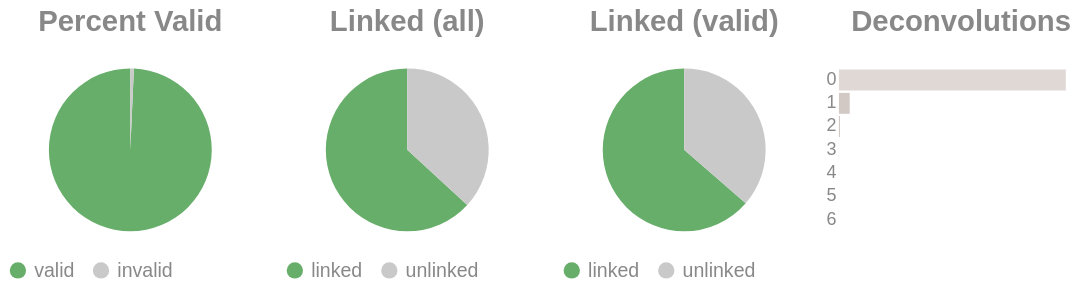

Notebook code cell kept with this figure:
### Code cell
if SKIPLR:
    pass
else:
    clash = Counter()
    for i in valids['molecule'].to_list():
        _mol = i.split("-")
        if len(_mol) == 1:
            clash.update('0')
        else:
            clash.update(_mol[-1])

    _d = {"deconvolutions": [], 'count': []}
    for k,v in clash.items():
        _d['deconvolutions'].append(k)
        _d['count'].append(v)

    tot_valid = valids['reads'].sum()
    mask = valids['reads'] >= 2
    n_linked_reads = valids.filter(mask)['reads'].sum()
    if n_linked_reads == 0:
        print_html("No linked molecules (>=2 reads) were detected; skipping linked-only distributions.")
        SKIPLR = True
    else:
        perc_valid = round(tot_valid / n_reads, 4)
        linked_perc_abs = round(n_linked_reads / n_reads, 4)
        linked_perc = round(n_linked_reads / tot_valid, 4)

    _valid = pl.DataFrame({"valids": ['valid', 'invalid'], "count": [tot_valid, n_reads - tot_valid]})
    _linked_abs = pl.DataFrame({"linked (absolute)": ['linked', 'unlinked'], "count": [n_linked_reads, n_reads - n_linked_reads]})
    _linked_rel = pl.DataFrame({"linked (valids)": ['linked', 'unlinked'], "count": [n_linked_reads, tot_valid - n_linked_reads]})

    (
        alt.hconcat(
            piechart(_valid, goodval = 'valid', title = "Percent Valid"),
            piechart(_linked_abs, goodval = "linked", title =  "Linked (all)"),
            piechart(_linked_rel, goodval = "linked", title =  "Linked (valid)"),
            convolutionbar(pl.DataFrame(_d), title = "Deconvolutions"),
            center = True,
            bounds = 'flush'
        )
        .resolve_scale(color='independent')
        .resolve_legend('independent')
        .properties(usermeta={'embedOptions': {"actions": False}})
    ).display()

### Figure 1 — Vega-Lite specification as saved in the notebook (floating-point values rounded to 4 significant figures)
{"width": "container", "height": 400, "config": {"title": {"anchor": "start", "dy": -15, "fontSize": 18, "color": "#888888", "subtitleColor": "#888888", "subtitleFontSize": 14}, "arc": {"fill": "#0072B2"}, "axis": {"domainColor": "#888888", "domainWidth": 0.5, "gridWidth": 0.2, "grid": false, "titleFontWeight": 400, "titleFontSize": 15, "labelFontSize": 11, "labelColor": "#888888", "tickColor": "#888888", "tickWidth": 0.2, "titleColor": "#888888"}, "axisBand": {"grid": false}, "axisX": {"grid": true, "tickSize": 10, "domainCap": "round"}, "axisY": {"domain": false, "grid": true, "tickSize": 0, "domainCap": "round"}, "background": "transparent", "header": {"labelFontSize": 15, "labelColor": "#888888", "titleFontSize": 15, "titleFontWeight": 600, "titleColor": "#888888"}, "legend": {"labelFont": "sans-serif", "labelFontSize": 12, "labelColor": "#888888", "symbolSize": 100, "symbolType": "circle", "titleFontSize": 12, "titlePadding": 10, "titleColor": "#888888", "title": null}, "range": {"category": ["#E69F00", "#56B4E9", "#009E73", "#F0E442", "#0072B2", "#D55E00", "#CC79A7", "#000000"], "diverging": ["#cfe8f3", "#a2d4ec", "#73bfe2", "#46abdb", "#1696d2", "#12719e"]}, "area": {"fill": "#0072B2", "fillOpacity": 0.7, "line": true, "strokeOpacity": 0.7}, "line": {"color": "#0072B2", "stroke": "#0072B2", "strokeWidth": 2}, "trail": {"color": "#0072B2", "stroke": "#0072B2", "strokeWidth": 0, "size": 1}, "point": {"filled": true, "fillOpacity": 1.0, "size": 95}, "text": {"color": "#888888", "fontSize": 11, "align": "right", "fontWeight": 400, "size": 11}, "bar": {"fill": "#0072B2", "stroke": null}, "view": {"stroke": null, "continuousWidth": 660, "continuousHeight": 400}}, "hconcat": [{"data": {"name": "data-be9944faf3d605b89b94cf0c8d0d2d0b"}, "mark": {"type": "arc"}, "encoding": {"color": {"field": "valids", "legend": {"orient": "bottom", "title": null}, "scale": {"domain": ["valid", "invalid"], "range": ["#68ae6b", "#C9C9C9"]}, "title": "Valids", "type": "nominal"}, "theta": {"field": "count", "type": "quantitative"}, "tooltip": [{"field": "valids", "title": "Valids", "type": "ordinal"}, {"field": "percent", "format": ".2%", "title": "Percent", "type": "quantitative"}, {"field": "count", "title": "Count", "type": "quantitative"}]}, "height": 100, "title": {"text": "Percent Valid", "align": "center", "anchor": "middle"}, "transform": [{"calculate": "datum.count / 11881030", "as": "percent"}], "width": 150}, {"data": {"name": "data-b09d6dfd6d3d81c27e2f296588720f25"}, "mark": {"type": "arc"}, "encoding": {"color": {"field": "linked (absolute)", "legend": {"orient": "bottom", "title": null}, "scale": {"domain": ["linked", "unlinked"], "range": ["#68ae6b", "#C9C9C9"]}, "title": "Linked (Absolute)", "type": "nominal"}, "theta": {"field": "count", "type": "quantitative"}, "tooltip": [{"field": "linked (absolute)", "title": "Linked (Absolute)", "type": "ordinal"}, {"field": "percent", "format": ".2%", "title": "Percent", "type": "quantitative"}, {"field": "count", "title": "Count", "type": "quantitative"}]}, "height": 100, "title": {"text": "Linked (all)", "align": "center", "anchor": "middle"}, "transform": [{"calculate": "datum.count / 11881030", "as": "percent"}], "width": 150}, {"data": {"name": "data-f04e648e7ec3869c2df32b7ce2906939"}, "mark": {"type": "arc"}, "encoding": {"color": {"field": "linked (valids)", "legend": {"orient": "bottom", "title": null}, "scale": {"domain": ["linked", "unlinked"], "range": ["#68ae6b", "#C9C9C9"]}, "title": "Linked (Valids)", "type": "nominal"}, "theta": {"field": "count", "type": "quantitative"}, "tooltip": [{"field": "linked (valids)", "title": "Linked (Valids)", "type": "ordinal"}, {"field": "percent", "format": ".2%", "title": "Percent", "type": "quantitative"}, {"field": "count", "title": "Count", "type": "quantitative"}]}, "height": 100, "title": {"text": "Linked (valid)", "align": "center", "anchor": "middle"}, "transform": [{"calculate": "datum.count / 11797760", "as": "percent"}], "width": 150}, {"data": {"name": "data-21f944c16b45c390a0688eec16ccdb1b"}, "mark": {"type": "bar"}, "encoding": {"color": {"field": "deconvolutions", "legend": null, "scale": {"scheme": "lightgreyred"}, "type": "nominal"}, "tooltip": [{"field": "deconvolutions", "title": "Deconvolutions", "type": "ordinal"}, {"field": "percent", "format": ".2%", "title": "Percent", "type": "quantitative"}, {"field": "count", "title": "Count", "type": "quantitative"}], "x": {"axis": null, "field": "count", "type": "quantitative"}, "y": {"field": "deconvolutions", "sort": "ascending", "title": null, "type": "nominal"}}, "height": 100, "title": {"text": "Deconvolutions", "align": "center", "anchor": "middle"}, "transform": [{"calculate": "datum.count / 6346362", "as": "percent"}], "width": 150}], "bounds": "flush", "center": true, "resolve": {"legend": {"angle": "independent"}, "scale": {"color": "independent"}}, "usermeta": {"embedOptions": {"actions": false}}, "$schema": "https://vega.github.io/schema/vega-lite/v6.1.0.json", "datasets": {"data-be9944faf3d605b89b94cf0c8d0d2d0b": [{"valids": "valid", "count": 11797760}, {"valids": "invalid", "count": 83270}], "data-b09d6dfd6d3d81c27e2f296588720f25": [{"linked (absolute)": "linked", "count": 7506408}, {"linked (absolute)": "unlinked", "count": 4374622}], "data-f04e648e7ec3869c2df32b7ce2906939": [{"linked (valids)": "linked", "count": 7506408}, {"linked (valids)": "unlinked", "count": 4291352}], "data-21f944c16b45c390a0688eec16ccdb1b": [{"deconvolutions": "0", "count": 6035616}, {"deconvolutions": "1", "count": 286672}, {"deconvolutions": "2", "count": 21747}, {"deconvolutions": "3", "count": 2041}, {"deconvolutions": "4", "count": 248}, {"deconvolutions": "5", "count": 33}, {"deconvolutions": "6", "count": 5}]}}
